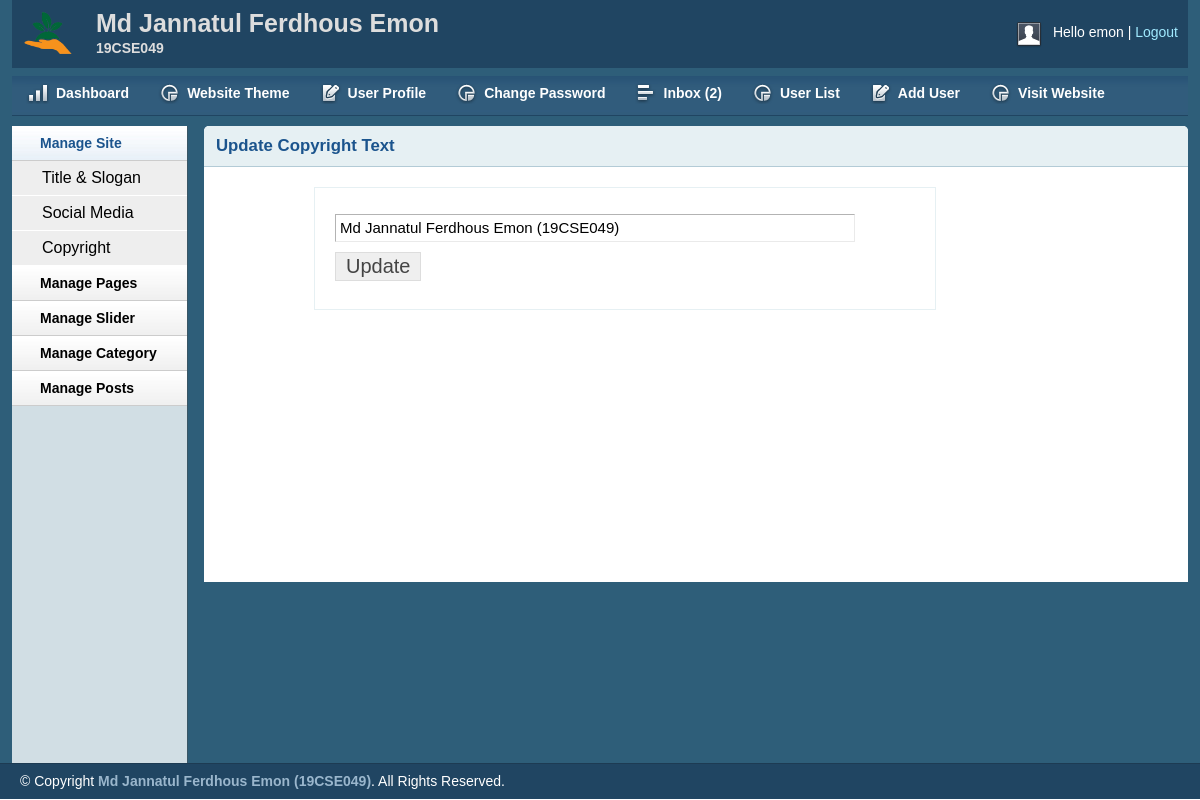
The page /admin/copyright.php (signed in) on the database its author committed.
### tables this page shows
CREATE TABLE `title_slogan` (
  `id` int(11) NOT NULL,
  `title` varchar(255) NOT NULL,
  `slogan` varchar(255) NOT NULL,
  `logo` varchar(255) NOT NULL
);

CREATE TABLE `footer` (
  `id` int(11) NOT NULL,
  `copyright` varchar(255) NOT NULL
);

### lib/Database.php (called while the page is built, shortened)
<?php
Class Database{
	public $host   = DB_HOST;
	public $user   = DB_USER;
	public $pass   = DB_PASS;
	public $dbname = DB_NAME;
	public $link;
	private function connectDB(){
	$this->link = new mysqli($this->host, $this->user, $this->pass, $this->dbname);
 }
	public function select($query){
		$result = $this->link->query($query) or die($this->link->error.__LINE__);
		if($result->num_rows > 0){
			return $result;
		} else {
			return false;
		}
	}
}

### lib/Session.php (called while the page is built, shortened)
<?php
    class Session{
        public static function get($key){
            if(isset($_SESSION[$key])){
               return $_SESSION[$key];
            }
            else{
                return false;
            }
        }
    }
?>

### admin/copyright.php (the view, shortened to what this page needs)
<?php include 'inc/header.php';?>
<?php include 'inc/sidebar.php';?>
    <div class="grid_10">
        <div class="box round first grid">
            <h2>Update Copyright Text</h2>
            <div class="block copyblock">
            <?php
                $query = "select * from footer where id='1'";
                $copy = $db->select($query);
                if($copy){
                    while($result = $copy->fetch_assoc()){
            ?>
                <form action="copyright.php" method="post">
                <table class="form">
                    <tr>
                        <td>
                            <input type="text" value="<?php echo $result['copyright'] ?>" name="copyright" class="large" />
                        </td>
                    </tr>
                        <tr>
                        <td>
                            <input type="submit" name="submit" Value="Update" />
                        </td>
                    </tr>
                </table>
                </form>
            <?php } } ?>
            </div>
        </div>
    </div>
    <?php include 'inc/footer.php';?>

### admin/inc/header.php (shortened to what this page needs)
<?php
include '../lib/Session.php';
?>
<?php include '../lib/Database.php';?>
<?php
	$db = new Database();
?>
<!DOCTYPE html>
<html>
<head>
<link rel="stylesheet" type="text/css" href="css/reset.css" media="screen" />
<link rel="stylesheet" type="text/css" href="css/text.css" media="screen" />
<link rel="stylesheet" type="text/css" href="css/grid.css" media="screen" />
<link rel="stylesheet" type="text/css" href="css/layout.css" media="screen" />
<link rel="stylesheet" type="text/css" href="css/nav.css" media="screen" />
<link href="css/table/demo_page.css" rel="stylesheet" type="text/css" />
</head>
<body>
<div class="container_12">
    <div class="grid_12 header-repeat">
    <?php
        $query = "select * from title_slogan where id='1'";
        $blog = $db->select($query);
        if($blog){
            while($result = $blog->fetch_assoc()){
    ?>
        <div id="branding">
            <div class="floatleft logo">
                <img src="<?php echo $result['logo']; ?>" alt="Logo" />
            </div>
            <div class="floatleft middle">
                <h1><?php echo $result['title']; ?></h1>
                <p><?php echo $result['slogan']; ?></p>
            </div>
            <div class="floatright">
                <div class="floatleft">
                    <img src="img/img-profile.jpg" alt="Profile Pic" /></div>
                <div class="floatleft marginleft10">
                    <ul class="inline-ul floatleft">
                        <li>Hello <?php echo Session::get('username'); ?></li>
                        <li><a href="?action=logout">Logout</a></li>
                    </ul>
                </div>
            </div>
        </div>
    <?php } } ?>
    </div>
    <div class="grid_12">
        <ul class="nav main">
            <li class="ic-dashboard"><a href="index.php"><span>Dashboard</span></a> </li>
            <?php
                if(Session::get('userRole')=='0'){
            ?>
            <li class="ic-charts"><a href="theme.php"><span>Website Theme</span></a> </li>
            <?php } ?>
            <li class="ic-form-style"><a href="profile.php"><span>User Profile</span></a></li>
            <li class="ic-charts"><a href="changepassword.php"><span>Change Password</span></a></li>
            <?php
                if(Session::get('userRole')=='0' || Session::get('userRole')=='1'){
            ?>
            <li class="ic-grid-tables"><a href="inbox.php"><span>
                Inbox
                <?php
                $query = "select * from contact where status='0' order by id desc";
				$msg = $db->select($query);
                if($msg){
                    $count = mysqli_num_rows($msg);
                    echo "(".$count.")";
                }
                else{
                    echo "(0)";
                }
                ?>
                </span></a></li>
            <?php } ?>
            <li class="ic-charts"><a href="userlist.php"><span>User List</span></a></li>
            <?php
                if(Session::get('userRole')=='0'){
            ?>
            <li class="ic-form-style"><a href="adduser.php"><span>Add User</span></a></li>
            <?php } ?>
            <li class="ic-charts"><a href="../index.php"><span>Visit Website</span></a></li>
        </ul>
    </div>

### admin/css/layout.css (style rules this page uses)
body { background: #fff none repeat scroll 0 0; color: #444; font-size: 14px; padding: 0; }
.floatleft { float:left; }
.logo img { margin-top: -15px; width: 52px; }
.middle { margin-left: 22px; margin-top: -14px; }
.middle h1 { color:#ddd;margin:0 }
.middle p { color: #ddd; margin: 0; font-weight: bold; }
.floatright { float:right; }
.inline-ul li { display:inline; color:#fff; }
.marginleft10 { margin-left:10px; }
a { color: #000; font-weight:bold; text-decoration: none; }
.container_12, .container_16 { background:#2E5E79; }
h1, h2, h3, h4, h5, h6 { line-height:1.2em; margin-bottom:.3em; }
h2 { margin-top:1em; }
#branding { font-weight: normal; margin-bottom: 0; padding: 22px 10px 3px; text-align: left; }
.header-repeat { background:url(../img/header-repeat.jpg) repeat-x; }
#branding a { color:#A1EAFF; font-weight:normal; }
#branding a:before { content:" | "; color:#fff; }
#branding ul, #branding ul li { margin:0px; padding:0px; }
#branding li { padding:0px 0px 0px 0px !important; }
.box { background:#fff; margin-bottom:20px; padding:10px 10px 10px 10px; margin-left:-8px; }
.box.grid { padding-bottom:40px; }
.box.round { -moz-border-radius: 5px 5px 0px 0px; -webkit-border-radius: 5px 5px 0px 0px; border-radius: 5px 5px 0px 0px; }
.box h2 { font-size:1.2em; font-weight:bold; color:#1B548D; background:#E6F0F3; margin:-10px -10px 0 -10px; padding:10px 12px; border-bottom:1px solid #B3CBD6; -moz-border-radius: 5px 5px 0px 0px; -webkit-border-radius: 5px 5px 0px 0px; border-radius: 5px 5px 0px 0px; }
.box.first { min-height: 406px; }
.block { padding-top:20px; }
.copyblock { border: 1px solid #e6f0f3; line-height: 32px; margin-left: 100px; margin-top: 20px; padding-left: 20px; width: 600px; }
p { margin-bottom:1em; }
ul, ol { padding-top:0; }
table.form { width:100%; }
table.form td { padding:4px 0px; }
table.form input, table.form select { font-size: 15px; padding: 4px 4px 5px 4px; border-top: 1px solid #b3b3b3; border-left: 1px solid #b3b3b3; border-right: 1px solid #eaeaea; border-bottom: 1px solid #eaeaea; }
table.form input[type="submit"] { border: 1px solid #ddd; color: #444; cursor: pointer; font-size: 20px; padding: 2px 10px; }
input.large { width: 85%; }
.block { padding-bottom:1px; }

### rows shown on the page
title_slogan: logo (picture), title "Md Jannatul Ferdhous Emon", slogan "19CSE049"
footer: copyright "Md Jannatul Ferdhous Emon (19CSE049)"

### other values the page prints
$count "2"
